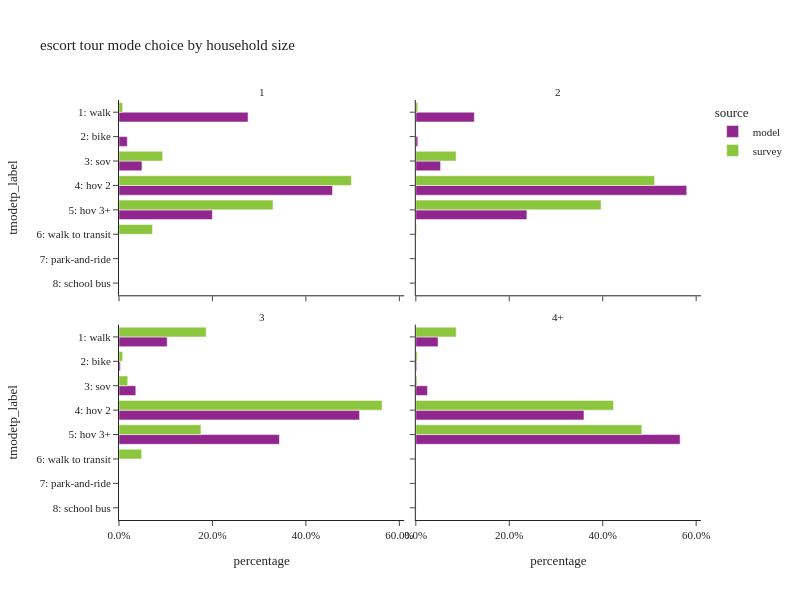

Here is the notebook cell this chart was saved with:
### Code cell
plot_mode_choice(es_tour,"hhsize_4+",
                 {"hhsize_4+":["1","2","3","4+"],
                  "tmodetp_label":util.tmodetp_cat.values()},
                 "household size",2,600)

### Figure 1 — Plotly figure (JSON) as saved in the notebook; plotly's stock layout.template omitted (floating-point values rounded to 4 significant figures)
{"data": [{"alignmentgroup": "True", "customdata": [[9745], [628], [1735], [16117], [7049]], "hovertemplate": "source=model<br>hhsize_4+=1<br>percentage=%{x}<br>tmodetp_label=%{y}<br>sample count=%{customdata[0]}<extra></extra>", "legendgroup": "model", "marker": {"color": "#91268F", "pattern": {"shape": ""}}, "name": "model", "offsetgroup": "model", "orientation": "h", "showlegend": true, "textposition": "auto", "type": "bar", "x": [0.2763, 0.0178, 0.04919, 0.4569, 0.1998], "xaxis": "x3", "y": ["1: walk", "2: bike", "3: sov", "4: hov 2", "5: hov 3+"], "yaxis": "y3"}, {"alignmentgroup": "True", "customdata": [[4], [6], [19], [1], [3]], "hovertemplate": "source=survey<br>hhsize_4+=1<br>percentage=%{x}<br>tmodetp_label=%{y}<br>sample count=%{customdata[0]}<extra></extra>", "legendgroup": "survey", "marker": {"color": "#8CC63E", "pattern": {"shape": ""}}, "name": "survey", "offsetgroup": "survey", "orientation": "h", "showlegend": true, "textposition": "auto", "type": "bar", "x": [0.007656, 0.09339, 0.4974, 0.3297, 0.07177], "xaxis": "x3", "y": ["1: walk", "3: sov", "4: hov 2", "5: hov 3+", "6: walk to transit"], "yaxis": "y3"}, {"alignmentgroup": "True", "customdata": [[14086], [480], [5962], [65223], [26737]], "hovertemplate": "source=model<br>hhsize_4+=2<br>percentage=%{x}<br>tmodetp_label=%{y}<br>sample count=%{customdata[0]}<extra></extra>", "legendgroup": "model", "marker": {"color": "#91268F", "pattern": {"shape": ""}}, "name": "model", "offsetgroup": "model", "orientation": "h", "showlegend": false, "textposition": "auto", "type": "bar", "x": [0.1252, 0.004267, 0.053, 0.5798, 0.2377], "xaxis": "x4", "y": ["1: walk", "2: bike", "3: sov", "4: hov 2", "5: hov 3+"], "yaxis": "y4"}, {"alignmentgroup": "True", "customdata": [[7], [16], [82], [29], [3], [1]], "hovertemplate": "source=survey<br>hhsize_4+=2<br>percentage=%{x}<br>tmodetp_label=%{y}<br>sample count=%{customdata[0]}<extra></extra>", "legendgroup": "survey", "marker": {"color": "#8CC63E", "pattern": {"shape": ""}}, "name": "survey", "offsetgroup": "survey", "orientation": "h", "showlegend": false, "textposition": "auto", "type": "bar", "x": [0.0042, 0.08615, 0.5111, 0.3965, 0.001589, 0.0004014], "xaxis": "x4", "y": ["1: walk", "3: sov", "4: hov 2", "5: hov 3+", "6: walk to transit", "8: school bus"], "yaxis": "y4"}, {"alignmentgroup": "True", "customdata": [[12243], [335], [4274], [61171], [40787]], "hovertemplate": "source=model<br>hhsize_4+=3<br>percentage=%{x}<br>tmodetp_label=%{y}<br>sample count=%{customdata[0]}<extra></extra>", "legendgroup": "model", "marker": {"color": "#91268F", "pattern": {"shape": ""}}, "name": "model", "offsetgroup": "model", "orientation": "h", "showlegend": false, "textposition": "auto", "type": "bar", "x": [0.103, 0.00282, 0.03597, 0.5149, 0.3433], "xaxis": "x", "y": ["1: walk", "2: bike", "3: sov", "4: hov 2", "5: hov 3+"], "yaxis": "y"}, {"alignmentgroup": "True", "customdata": [[22], [8], [4], [77], [35], [3]], "hovertemplate": "source=survey<br>hhsize_4+=3<br>percentage=%{x}<br>tmodetp_label=%{y}<br>sample count=%{customdata[0]}<extra></extra>", "legendgroup": "survey", "marker": {"color": "#8CC63E", "pattern": {"shape": ""}}, "name": "survey", "offsetgroup": "survey", "orientation": "h", "showlegend": false, "textposition": "auto", "type": "bar", "x": [0.1865, 0.007923, 0.01867, 0.563, 0.1753, 0.04849], "xaxis": "x", "y": ["1: walk", "2: bike", "3: sov", "4: hov 2", "5: hov 3+", "6: walk to transit"], "yaxis": "y"}, {"alignmentgroup": "True", "customdata": [[17130], [698], [8976], [129572], [203656]], "hovertemplate": "source=model<br>hhsize_4+=4+<br>percentage=%{x}<br>tmodetp_label=%{y}<br>sample count=%{customdata[0]}<extra></extra>", "legendgroup": "model", "marker": {"color": "#91268F", "pattern": {"shape": ""}}, "name": "model", "offsetgroup": "model", "orientation": "h", "showlegend": false, "textposition": "auto", "type": "bar", "x": [0.04758, 0.001939, 0.02493, 0.3599, 0.5657], "xaxis": "x2", "y": ["1: walk", "2: bike", "3: sov", "4: hov 2", "5: hov 3+"], "yaxis": "y2"}, {"alignmentgroup": "True", "customdata": [[47], [3], [3], [111], [164], [1], [2]], "hovertemplate": "source=survey<br>hhsize_4+=4+<br>percentage=%{x}<br>tmodetp_label=%{y}<br>sample count=%{customdata[0]}<extra></extra>", "legendgroup": "survey", "marker": {"color": "#8CC63E", "pattern": {"shape": ""}}, "name": "survey", "offsetgroup": "survey", "orientation": "h", "showlegend": false, "textposition": "auto", "type": "bar", "x": [0.08648, 0.003151, 0.002633, 0.4231, 0.4838, 0.0002368, 0.0005709], "xaxis": "x2", "y": ["1: walk", "2: bike", "3: sov", "4: hov 2", "5: hov 3+", "6: walk to transit", "8: school bus"], "yaxis": "y2"}], "layout": {"annotations": [{"font": {}, "showarrow": false, "text": "3", "x": 0.245, "xanchor": "center", "xref": "paper", "y": 0.465, "yanchor": "bottom", "yref": "paper"}, {"font": {}, "showarrow": false, "text": "4+", "x": 0.755, "xanchor": "center", "xref": "paper", "y": 0.465, "yanchor": "bottom", "yref": "paper"}, {"font": {}, "showarrow": false, "text": "1", "x": 0.245, "xanchor": "center", "xref": "paper", "y": 1.0, "yanchor": "bottom", "yref": "paper"}, {"font": {}, "showarrow": false, "text": "2", "x": 0.755, "xanchor": "center", "xref": "paper", "y": 1.0, "yanchor": "bottom", "yref": "paper"}], "barmode": "group", "height": 600, "legend": {"title": {"text": "source"}, "tracegroupgap": 0}, "title": {"text": "escort tour mode choice by household size"}, "width": 800, "xaxis": {"anchor": "y", "domain": [0, 0.49], "tickformat": ".1%", "title": {"text": "percentage"}}, "xaxis2": {"anchor": "y2", "domain": [0.51, 1], "matches": "x", "tickformat": ".1%", "title": {"text": "percentage"}}, "xaxis3": {"anchor": "y3", "domain": [0, 0.49], "matches": "x", "showticklabels": false, "tickformat": ".1%"}, "xaxis4": {"anchor": "y4", "domain": [0.51, 1], "matches": "x", "showticklabels": false, "tickformat": ".1%"}, "yaxis": {"anchor": "x", "categoryarray": ["9: tnc", "8: school bus", "7: park-and-ride", "6: walk to transit", "5: hov 3+", "4: hov 2", "3: sov", "2: bike", "1: walk"], "categoryorder": "array", "domain": [0, 0.465], "title": {"text": "tmodetp_label"}}, "yaxis2": {"anchor": "x2", "domain": [0, 0.465], "matches": "y", "showticklabels": false}, "yaxis3": {"anchor": "x3", "categoryarray": ["9: tnc", "8: school bus", "7: park-and-ride", "6: walk to transit", "5: hov 3+", "4: hov 2", "3: sov", "2: bike", "1: walk"], "categoryorder": "array", "domain": [0.535, 1.0], "matches": "y", "title": {"text": "tmodetp_label"}}, "yaxis4": {"anchor": "x4", "domain": [0.535, 1.0], "matches": "y", "showticklabels": false}}}
